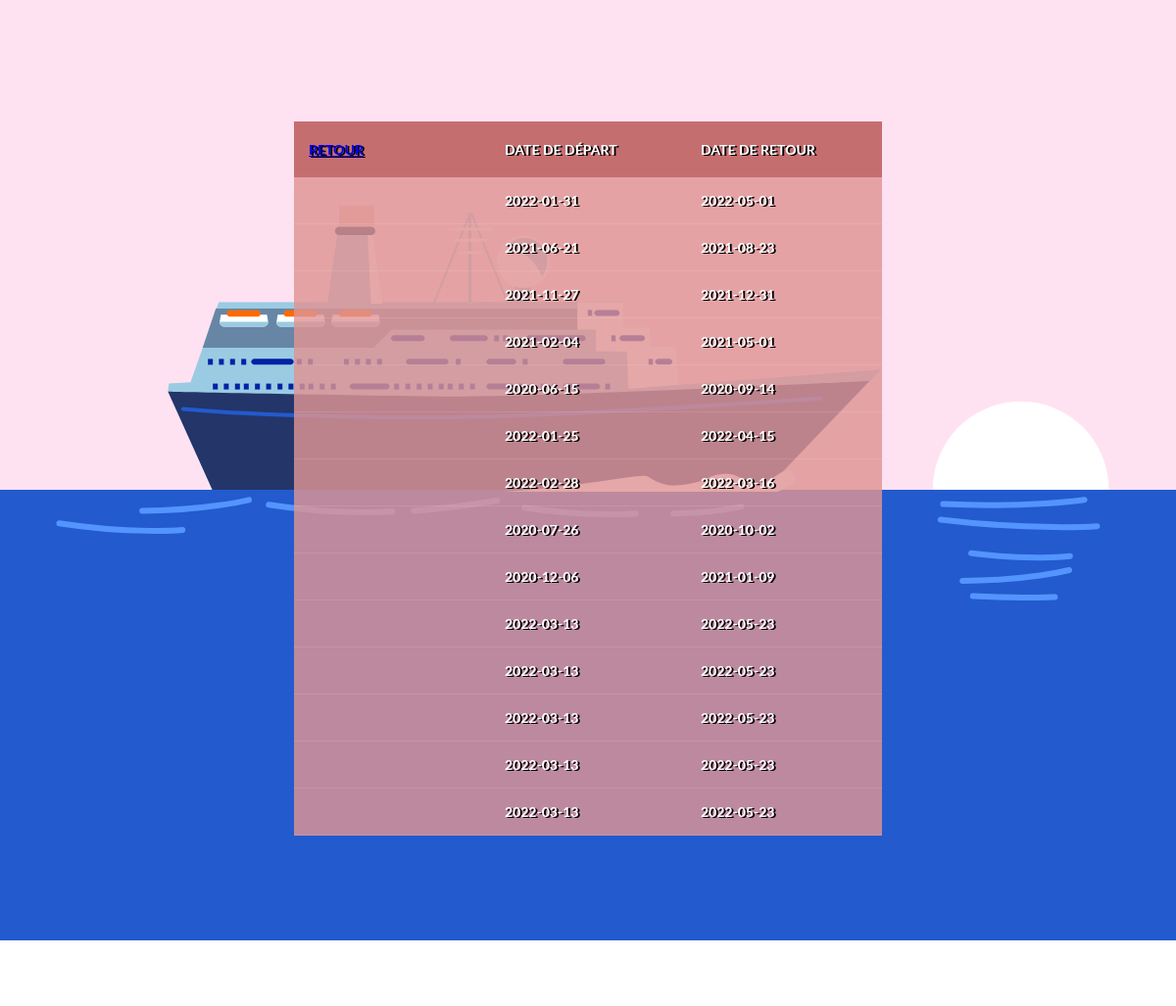
The app's page /PHP/html/Reservations/reservationList.php with its own data.
### tables this page shows
CREATE TABLE Reservations(
	id_reservation INTEGER not null,
	date_debut DATE not null,
	date_fin DATE not null CHECK (date_fin > date_debut),
	h_reservation TIME not null,

	id_client INTEGER,

	CONSTRAINT pk_reservation primary key (id_reservation)

	CONSTRAINT fk_reservation
	FOREIGN KEY (id_client) REFERENCES Clients(id_client)

);

### PHP/html/Reservations/reservationList.php (the view, shortened to what this page needs)
<?php
    $pdo = new PDO('sqlite:../database/Projet_Croisiere.db');
    $pdo->setAttribute(PDO::ATTR_ERRMODE, PDO::ERRMODE_EXCEPTION);
    $statement = $pdo->query("SELECT * FROM Reservations");
?>
<!DOCTYPE html>
<html>
<head>
    <link rel="stylesheet" href="../../css/tables.css">
</head>
<body>
<div style="width:device-width; margin-top: -20%;">
</div>
    <h1>Liste réservation</h1>
    <div class="tbl-header">
        <table cellpadding="0" cellspacing="0" border="0">
				<tr>
                <th><a href="http://localhost:1234/html/main.html">Retour</a></th>
					<th>Date de départ</th>
					<th>Date de retour</th>
                </tr>
				<?php
					while($rows = $statement->fetch(PDO::FETCH_ASSOC)){
				?>
				<tr>
                    <td></td>
					<td><?php echo $rows['date_debut']?></td>
					<td><?php echo $rows['date_fin']?></td>
				</tr>
				<?php
					}
				?>
		</table>
    </div>
</body>
</html>

### PHP/css/tables.css (style rules this page uses)
* { margin: 0; padding: 0; font-family: 'lato'; }
h1 { font-size: 30px; color: #fff; text-transform: uppercase; font-weight: 300; text-align: center; margin-bottom: 15px; }
table { width: 50%; table-layout: fixed; position: absolute; top: 10%; left: 25%; }
.tbl-header { background-color: rgba(255,255,255,0.3); }
th { padding: 20px 15px; text-align: left; font-weight: 700; font-size: 14px; color: #fff; text-shadow: 2px 1px #000000; text-transform: uppercase; background-color:rgb(185 85 85 / 82%); }
td { padding: 15px; text-align: left; vertical-align: middle; font-weight: 700; font-size: 14px; color: #fff; text-shadow: 2px 1px #000000; border-bottom: solid 1px rgba(255,255,255,0.1); background-color: rgb(224 148 148 / 82%); }
.ship { background-color: #ffe2f2; }

### records on screen
reservations: date_debut "2022-01-31", date_fin "2022-05-01"
reservations: date_debut "2021-06-21", date_fin "2021-08-23"
reservations: date_debut "2021-11-27", date_fin "2021-12-31"
reservations: date_debut "2021-02-04", date_fin "2021-05-01"
reservations: date_debut "2020-06-15", date_fin "2020-09-14"
reservations: date_debut "2022-01-25", date_fin "2022-04-15"
reservations: date_debut "2022-02-28", date_fin "2022-03-16"
reservations: date_debut "2020-07-26", date_fin "2020-10-02"
reservations: date_debut "2020-12-06", date_fin "2021-01-09"
reservations: date_debut "2022-03-13", date_fin "2022-05-23"
reservations: date_debut "2022-03-13", date_fin "2022-05-23"
reservations: date_debut "2022-03-13", date_fin "2022-05-23"
reservations: date_debut "2022-03-13", date_fin "2022-05-23"
reservations: date_debut "2022-03-13", date_fin "2022-05-23"
